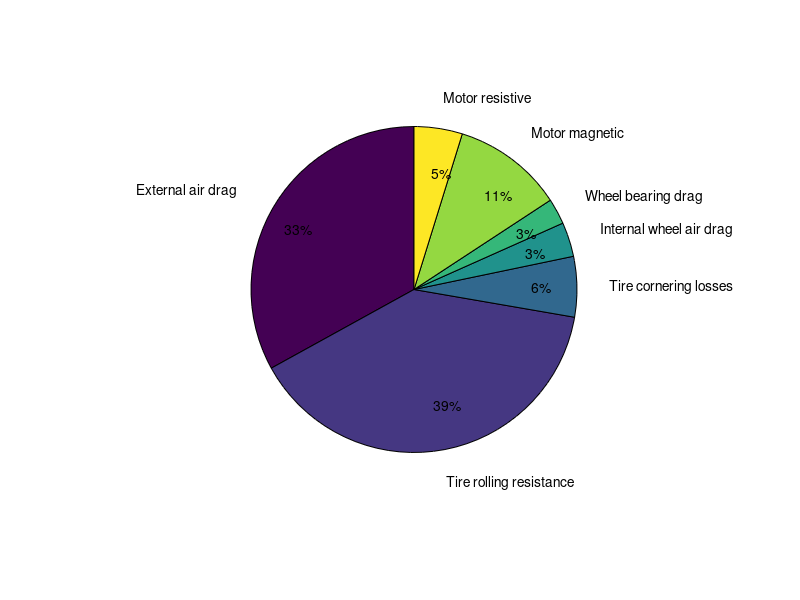

Recreate this plot in MATLAB.
close all; clc;
clearvars -except electricScoreEnglish

oldScore = 1;
if exist('electricScoreEnglish', 'var')
    oldScore = electricScoreEnglish;
end

%all loss terms are in watts

v = 6.706; %nominal race speed in m/s
massCar = 21; %mass of car in kg
massDriver = 50; %mass of driver in kg
g = 9.807; %acceleration of gravity
kc = 5.38e-3; %constant wheel drag term
%kq = 1.64e-5; %quadratic wheel drag term
%kc = 1e-3; %constant wheel drag term
kq = 0.9e-5; %quadratic wheel drag term
d_wheel = 0.475; %diameter of the wheel in m

massTotal = massCar + massDriver;

totalLosses = [];
totalLossesLabels = {};

%air drag------------------------------------------------
airCDA = 0.033; %coefficient of drag area
airDensity = 1.184; %density of air at 25C and standard pressure, kg/m^3

airForce = 0.5 * airDensity * airCDA * v^2;
airPower = airForce * v;

totalLosses = [totalLosses, airPower];
totalLossesLabels{end+1} = 'External air drag';

% airRMSMultiplier = 1.0149; %rms of the velocity profile, world record attempt
% %airRMSMultiplier = 1.044; %sonoma, our first run
% airRMSLoss = airPower * (airRMSMultiplier ^ 2 - 1);
% totalLosses = [totalLosses, airRMSLoss];
% totalLossesLabels{end+1} = 'Drag RMS loss';

%rolling resistance--------------------------------------
rrCoeff = 0.0015 * 100/100; %coefficient of rolling resistance
rrForce = massTotal * g * rrCoeff; %drag force of rolling resistance in newtons
rrPower = rrForce * v; %power loss of rolling resistance in watts

totalLosses = [totalLosses, rrPower];
totalLossesLabels{end+1} = 'Tire rolling resistance';

%cornering losses----------------------------------------
ca = 120; %tire cornering stiffness, newtons per degree
cornerRadius = [30 30 30 30]; %turn radius in meters. assuming each corner turns 90 degrees
cornerVelocity = [v v v v]; %speed taken through each corner
trackLength = 1947.1; %track length in meters. Galot raceway in Benson, NC

alpha = (massTotal .* cornerVelocity.^2 ./ cornerRadius) ./ ca; %tire slip angle, degrees
corneringDragForce = ca .* alpha .^ 2 .* pi ./ 180; %traction force needed

corneringPower = corneringDragForce .* v;
corneringAveragePower = sum(corneringPower .* 0.5 .* pi .* cornerRadius ./ trackLength);

totalLosses = [totalLosses, corneringAveragePower];
totalLossesLabels{end+1} = 'Tire cornering losses';

%wheel air drag------------------------------------------
wheelOmega = v / (d_wheel / 2);
wheelAirLoss = 3 * kq * wheelOmega .^ 3; %three wheels in the car

totalLosses = [totalLosses, wheelAirLoss];
totalLossesLabels{end+1} = 'Internal wheel air drag';
%bearing drag--------------------------------------------
bearingLoss = 3 * kc * wheelOmega; %three wheels in the car

totalLosses = [totalLosses, bearingLoss];
totalLossesLabels{end+1} = 'Wheel bearing drag';
%freewheel drag------------------------------------------

% %motor losses--------------------------------------------
% motorGearRatio = 120/14;
% motorRPM = wheelOmega * motorGearRatio * 60/(2*pi);
% motorCurrent = 5;
% motorVoltage = 16;
% motorWindingResistance = 0.186;
% motorControllerResistance = 0.016;
% motorNoLoadPower_0 = 5.76;
% motorNoLoadRPM_0 = 4200;
% motorDutyCycle = sum(totalLosses) / (motorCurrent * motorVoltage);
% 
% motorResistanceLoss = (motorWindingResistance + motorControllerResistance) * motorCurrent.^2 * motorDutyCycle;
% motorNoLoadLoss = motorNoLoadPower_0 * motorRPM / motorNoLoadRPM_0 * motorDutyCycle;
% 
% totalLosses = [totalLosses, motorResistanceLoss + motorNoLoadLoss];
% totalLossesLabels{end+1} = 'Motor losses';
% 
% motorEff = 1 - (motorResistanceLoss + motorNoLoadLoss) / sum(totalLosses);
% %chain losses--------------------------------------------
% 
% chainPower_0 = 3.0;
% chainRPM_0 = 2600;
% 
% chainLoss = chainPower_0 * motorRPM / chainRPM_0 * motorDutyCycle;
% totalLosses = [totalLosses, chainLoss];
% totalLossesLabels{end+1} = 'Chain losses';

lossPoly_aeroAndBearing = [-1.06527e-08	-6.50352e-07	-1.02305e-04	1.12781e-03];
lossPoly_eddy = [-1.11897e-08	-5.30369e-06	-6.07395e-03	3.03073e-02] - lossPoly_aeroAndBearing;
lossPoly_aeroAndBearing(end) = 0;
lossPoly_eddy(end) = 0;
PlossMag_W = @(v) -polyval(lossPoly_eddy, v / (.475/2) * 60/(2*pi));
PlossMech_W = @(v) -polyval(lossPoly_aeroAndBearing, v / (.475/2) * 60/(2*pi));
motorMagneticPower = PlossMag_W(v);

totalLosses = [totalLosses, motorMagneticPower];
totalLossesLabels{end+1} = 'Motor magnetic';
%totalLosses = [totalLosses, PlossMech_W(v)];
%totalLossesLabels{end+1} = 'Mitsuba mechanical';

motorCurrent = 2.47;
%motorVoltage = 12;
motorWindingResistance = 0.14;
%motorDutyCycle = sum(totalLosses) / (motorCurrent * motorVoltage);
motorResistivePower = motorCurrent^2 * motorWindingResistance;
totalLosses = [totalLosses, motorResistivePower];
totalLossesLabels{end+1} = 'Motor resistive';


electricalPower = sum(totalLosses);
motorEff = (electricalPower - motorResistivePower - motorMagneticPower) / electricalPower;

figure;

H = pie(totalLosses);
T = H(strcmpi(get(H,'Type'),'text'));
P = cell2mat(get(T,'Position'));
set(T,{'Position'},num2cell(P*0.6,2));
P(1, 1) = -1.7;%hack to make text better
text(P(:,1),P(:,2),totalLossesLabels(:));

%fuel cell-----------------------------------------------
h2Eff = 0.584;
fuelCellLoss = electricalPower / h2Eff - electricalPower;

totalLosses = [totalLosses, fuelCellLoss];
totalLossesLabels{end+1} = 'Fuel cell losses';

%plotting and scorekeeping------------------------------
% figure;
% H = pie(totalLosses);
% T = H(strcmpi(get(H,'Type'),'text'));
% P = cell2mat(get(T,'Position'));
% set(T,{'Position'},num2cell(P*0.6,2));
% text(P(:,1),P(:,2),totalLossesLabels(:));


totalPower = sum(totalLosses);
electricScoreMetric = v ./ (electricalPower ./ 3600); %electric score in km per kWh
electricScoreEnglish = electricScoreMetric ./ 1.609; %electric score in miles per kWh
joulesPerLiterGas = 42.9e6 * 0.7646; %using constants from 2018 Eco-Marathon rules
scoreMetric = joulesPerLiterGas .* v ./ (totalPower .* 1000); %hydrogen score in km per liter of gas
scoreEnglish = scoreMetric ./ 1.609 .* 3.78541; % miles per gallon

%note, actual world record hydrogen score was 14,573 MPG, 6196 km/L

fprintf('Predicted electric score: %.1f mi/kWh, Hydrogen score: %.1f km/L\n', electricScoreEnglish, scoreMetric);
fprintf('Relative difference to last run %.3f \n', electricScoreEnglish / oldScore);
